Frame 1 (no input): blank canvas, image omitted
Frame 60 (the mouse pressed at the canvas centre just before this capture): blank canvas, image omitted
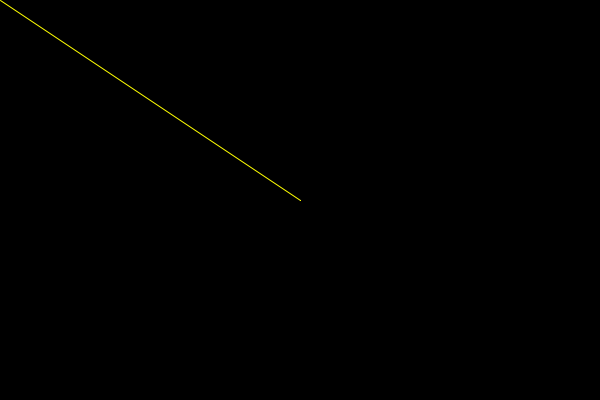
Frame 120 (the mouse held since frame 60 and released just before this capture)

The Processing sketch whose frames 1 and 60 were blank and that drew this single picture after the mouse press (run headless with seeded random() and noise(); from frame 60 on, the mouse is pressed at the canvas centre):

// Processing sketch: SK05
// ── SK05.pde
// Stroke weight variable
int sw = 1;


// Function to setup screen
void setup()
{
  size(600, 400);
  background(0);
  stroke(255, 255, 0);
  strokeWeight(sw);
}


// Function to draw objects. Loops at 60Hz
void draw()
{
  if (mousePressed)
  {
    line(mouseX, mouseY, pmouseX, pmouseY); 
  }
}


// Function to change drawing characteristics
void keyReleased()
{
  // Ckeck to clear screen
  if (key == 'c')
  {
    background(0);
  }
  
  // Checks to change stroke color
  if (key == 'y')
  {
    stroke(255, 255, 0);  // Yellow
  }
  
  if (key == 'r')
  {
    stroke(255, 0, 0);  // Red
  }
  
    if (key == 'g')
  {
    stroke(0, 255, 0);  // Green
  }
  
  if (key == 'b')
  {
    stroke(0, 0, 255);  // Blue
  }
  
    if (key == 'm')
  {
    stroke(255, 0, 255);  // Magenta
  } // end color checks
  
  // Check to change stroke weight
  if (key == CODED)
  {
    if (keyCode == UP && sw < 11)
    {
      sw++;
      strokeWeight(sw);
    }
    else if (keyCode == DOWN && sw > 0)
    {
      sw--;
      strokeWeight(sw);
    }
  } // end stroke weight checks 
}
